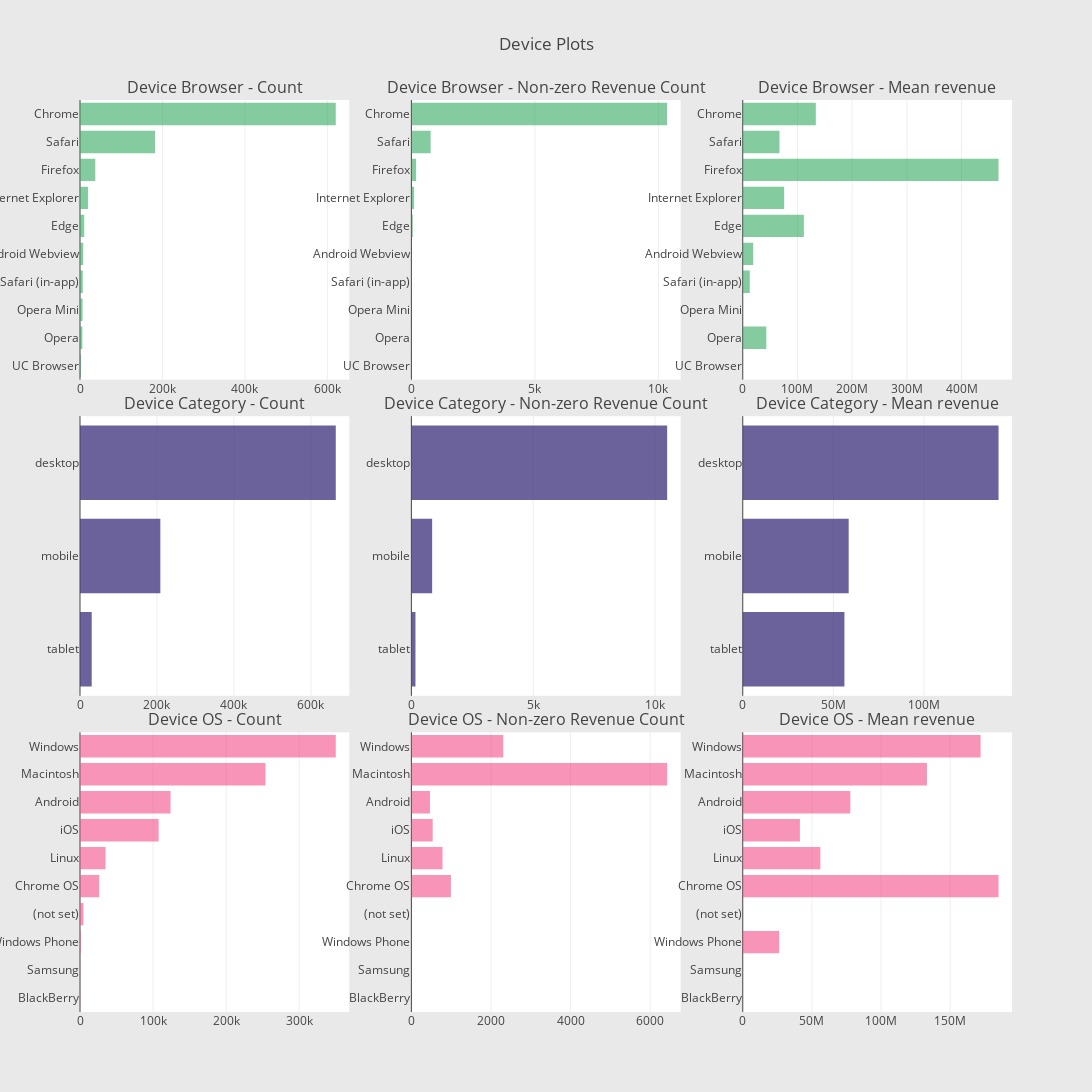

The code cell stored with this chart in its notebook:
### Markdown cell above
# Device Information:

### Code cell
def horizontal_bar_chart(cnt_srs, color):
    trace = go.Bar(
    y = cnt_srs.index[::-1],
    x = cnt_srs.values[::-1],
    showlegend=False,
    orientation = 'h',
    marker=dict(
    color = color))
    return trace

# Device Browser
cnt_srs = train_df.groupby('device.browser')['totals.transactionRevenue'].agg(['size','count','mean'])
cnt_srs.columns = ['count', 'count of non-zero revenue', 'mean']
cnt_srs = cnt_srs.sort_values(by='count', ascending=False)
trace1 = horizontal_bar_chart(cnt_srs['count'].head(10), 'rgba(50, 171, 96, 0.6)')
trace2 = horizontal_bar_chart(cnt_srs['count of non-zero revenue'].head(10),
                             'rgba(50, 171, 96, 0.6)')
trace3 = horizontal_bar_chart(cnt_srs['mean'].head(10),
                             'rgba(50, 171, 96, 0.6)')

# Device Category
cnt_srs = train_df.groupby('device.deviceCategory')['totals.transactionRevenue'].agg(['size', 'count', 'mean'])
cnt_srs.columns = ['count', 'count of non-zero revenue', 'mean']
cnt_srs = cnt_srs.sort_values(by='count', ascending=False)
trace4 = horizontal_bar_chart(cnt_srs['count'].head(10),
                             'rgba(71, 58, 131, 0.8)')
trace5 = horizontal_bar_chart(cnt_srs['count of non-zero revenue'].head(10),
                             'rgba(71, 58, 131, 0.8)')
trace6 = horizontal_bar_chart(cnt_srs['mean'].head(10),
                             'rgba(71, 58, 131, 0.8)')

# Operating system
cnt_srs = train_df.groupby('device.operatingSystem')['totals.transactionRevenue'].agg(['size', 'count', 'mean'])
cnt_srs.columns = ['count', 'count of non-zero revenue', 'mean']
cnt_srs = cnt_srs.sort_values(by='count', ascending=False)
trace7 = horizontal_bar_chart(cnt_srs['count'].head(10), 
                             'rgba(246, 78, 139, 0.6)')
trace8 = horizontal_bar_chart(cnt_srs['count of non-zero revenue'].head(10), 
                             'rgba(246, 78, 139, 0.6)')
trace9 = horizontal_bar_chart(cnt_srs['mean'].head(10), 
                             'rgba(246, 78, 139, 0.6)')

# Creating two subplots
fig = tools.make_subplots(rows=3, cols=3, vertical_spacing=0.04,
subplot_titles=['Device Browser - Count',
                'Device Browser - Non-zero Revenue Count',
                'Device Browser - Mean revenue',
               'Device Category - Count',
                'Device Category - Non-zero Revenue Count',
                'Device Category - Mean revenue',
               'Device OS - Count',
                'Device OS - Non-zero Revenue Count',
                'Device OS - Mean revenue'])

fig.append_trace(trace1, 1, 1)
fig.append_trace(trace2, 1, 2)
fig.append_trace(trace3, 1, 3)
fig.append_trace(trace4, 2, 1)
fig.append_trace(trace5, 2, 2)
fig.append_trace(trace6, 2, 3)
fig.append_trace(trace7, 3, 1)
fig.append_trace(trace8, 3, 2)
fig.append_trace(trace9, 3, 3)

fig['layout'].update(height=1200, width=1200, paper_bgcolor='rgb(233,233,233)',
                    title = 'Device Plots')
py.iplot(fig, filename = 'device-plots')

### Figure 1 — Plotly figure (JSON) as saved in the notebook; plotly's stock layout.template omitted (floating-point values rounded to 4 significant figures)
{"data": [{"marker": {"color": "rgba(50, 171, 96, 0.6)"}, "orientation": "h", "showlegend": false, "type": "bar", "x": [2427, 5643, 6139, 6850, 7865, 10205, 19375, 37069, 182245, 620364], "xaxis": "x1", "y": ["UC Browser", "Opera", "Opera Mini", "Safari (in-app)", "Android Webview", "Edge", "Internet Explorer", "Firefox", "Safari", "Chrome"], "yaxis": "y1"}, {"marker": {"color": "rgba(50, 171, 96, 0.6)"}, "orientation": "h", "showlegend": false, "type": "bar", "x": [0, 5, 0, 12, 6, 58, 109, 191, 780, 10353], "xaxis": "x2", "y": ["UC Browser", "Opera", "Opera Mini", "Safari (in-app)", "Android Webview", "Edge", "Internet Explorer", "Firefox", "Safari", "Chrome"], "yaxis": "y2"}, {"marker": {"color": "rgba(50, 171, 96, 0.6)"}, "orientation": "h", "showlegend": false, "type": "bar", "x": [null, 43070000, null, 12810000.0, 19140000.0, 111800000.0, 75740000.0, 467600000.0, 67180000.0, 133600000.0], "xaxis": "x3", "y": ["UC Browser", "Opera", "Opera Mini", "Safari (in-app)", "Android Webview", "Edge", "Internet Explorer", "Firefox", "Safari", "Chrome"], "yaxis": "y3"}, {"marker": {"color": "rgba(71, 58, 131, 0.8)"}, "orientation": "h", "showlegend": false, "type": "bar", "x": [30449, 208725, 664479], "xaxis": "x4", "y": ["tablet", "mobile", "desktop"], "yaxis": "y4"}, {"marker": {"color": "rgba(71, 58, 131, 0.8)"}, "orientation": "h", "showlegend": false, "type": "bar", "x": [168, 852, 10495], "xaxis": "x5", "y": ["tablet", "mobile", "desktop"], "yaxis": "y5"}, {"marker": {"color": "rgba(71, 58, 131, 0.8)"}, "orientation": "h", "showlegend": false, "type": "bar", "x": [56080000.0, 58430000.0, 141100000.0], "xaxis": "x6", "y": ["tablet", "mobile", "desktop"], "yaxis": "y6"}, {"marker": {"color": "rgba(246, 78, 139, 0.6)"}, "orientation": "h", "showlegend": false, "type": "bar", "x": [218, 280, 1216, 4695, 26337, 35034, 107665, 123892, 253938, 350072], "xaxis": "x7", "y": ["BlackBerry", "Samsung", "Windows Phone", "(not set)", "Chrome OS", "Linux", "iOS", "Android", "Macintosh", "Windows"], "yaxis": "y7"}, {"marker": {"color": "rgba(246, 78, 139, 0.6)"}, "orientation": "h", "showlegend": false, "type": "bar", "x": [0, 0, 1, 0, 994, 782, 536, 467, 6426, 2309], "xaxis": "x8", "y": ["BlackBerry", "Samsung", "Windows Phone", "(not set)", "Chrome OS", "Linux", "iOS", "Android", "Macintosh", "Windows"], "yaxis": "y8"}, {"marker": {"color": "rgba(246, 78, 139, 0.6)"}, "orientation": "h", "showlegend": false, "type": "bar", "x": [null, null, 26400000, null, 185000000.0, 56150000.0, 41360000.0, 77820000.0, 133300000.0, 172100000.0], "xaxis": "x9", "y": ["BlackBerry", "Samsung", "Windows Phone", "(not set)", "Chrome OS", "Linux", "iOS", "Android", "Macintosh", "Windows"], "yaxis": "y9"}], "layout": {"annotations": [{"font": {"size": 16}, "showarrow": false, "text": "Device Browser - Count", "x": 0.1444, "xanchor": "center", "xref": "paper", "y": 1, "yanchor": "bottom", "yref": "paper"}, {"font": {"size": 16}, "showarrow": false, "text": "Device Browser - Non-zero Revenue Count", "x": 0.5, "xanchor": "center", "xref": "paper", "y": 1, "yanchor": "bottom", "yref": "paper"}, {"font": {"size": 16}, "showarrow": false, "text": "Device Browser - Mean revenue", "x": 0.8556, "xanchor": "center", "xref": "paper", "y": 1, "yanchor": "bottom", "yref": "paper"}, {"font": {"size": 16}, "showarrow": false, "text": "Device Category - Count", "x": 0.1444, "xanchor": "center", "xref": "paper", "y": 0.6533, "yanchor": "bottom", "yref": "paper"}, {"font": {"size": 16}, "showarrow": false, "text": "Device Category - Non-zero Revenue Count", "x": 0.5, "xanchor": "center", "xref": "paper", "y": 0.6533, "yanchor": "bottom", "yref": "paper"}, {"font": {"size": 16}, "showarrow": false, "text": "Device Category - Mean revenue", "x": 0.8556, "xanchor": "center", "xref": "paper", "y": 0.6533, "yanchor": "bottom", "yref": "paper"}, {"font": {"size": 16}, "showarrow": false, "text": "Device OS - Count", "x": 0.1444, "xanchor": "center", "xref": "paper", "y": 0.3067, "yanchor": "bottom", "yref": "paper"}, {"font": {"size": 16}, "showarrow": false, "text": "Device OS - Non-zero Revenue Count", "x": 0.5, "xanchor": "center", "xref": "paper", "y": 0.3067, "yanchor": "bottom", "yref": "paper"}, {"font": {"size": 16}, "showarrow": false, "text": "Device OS - Mean revenue", "x": 0.8556, "xanchor": "center", "xref": "paper", "y": 0.3067, "yanchor": "bottom", "yref": "paper"}], "height": 1200, "paper_bgcolor": "rgb(233,233,233)", "title": "Device Plots", "width": 1200, "xaxis1": {"anchor": "y1", "domain": [0, 0.2889]}, "xaxis2": {"anchor": "y2", "domain": [0.3556, 0.6444]}, "xaxis3": {"anchor": "y3", "domain": [0.7111, 1]}, "xaxis4": {"anchor": "y4", "domain": [0, 0.2889]}, "xaxis5": {"anchor": "y5", "domain": [0.3556, 0.6444]}, "xaxis6": {"anchor": "y6", "domain": [0.7111, 1]}, "xaxis7": {"anchor": "y7", "domain": [0, 0.2889]}, "xaxis8": {"anchor": "y8", "domain": [0.3556, 0.6444]}, "xaxis9": {"anchor": "y9", "domain": [0.7111, 1]}, "yaxis1": {"anchor": "x1", "domain": [0.6933, 1]}, "yaxis2": {"anchor": "x2", "domain": [0.6933, 1]}, "yaxis3": {"anchor": "x3", "domain": [0.6933, 1]}, "yaxis4": {"anchor": "x4", "domain": [0.3467, 0.6533]}, "yaxis5": {"anchor": "x5", "domain": [0.3467, 0.6533]}, "yaxis6": {"anchor": "x6", "domain": [0.3467, 0.6533]}, "yaxis7": {"anchor": "x7", "domain": [0, 0.3067]}, "yaxis8": {"anchor": "x8", "domain": [0, 0.3067]}, "yaxis9": {"anchor": "x9", "domain": [0, 0.3067]}}}
